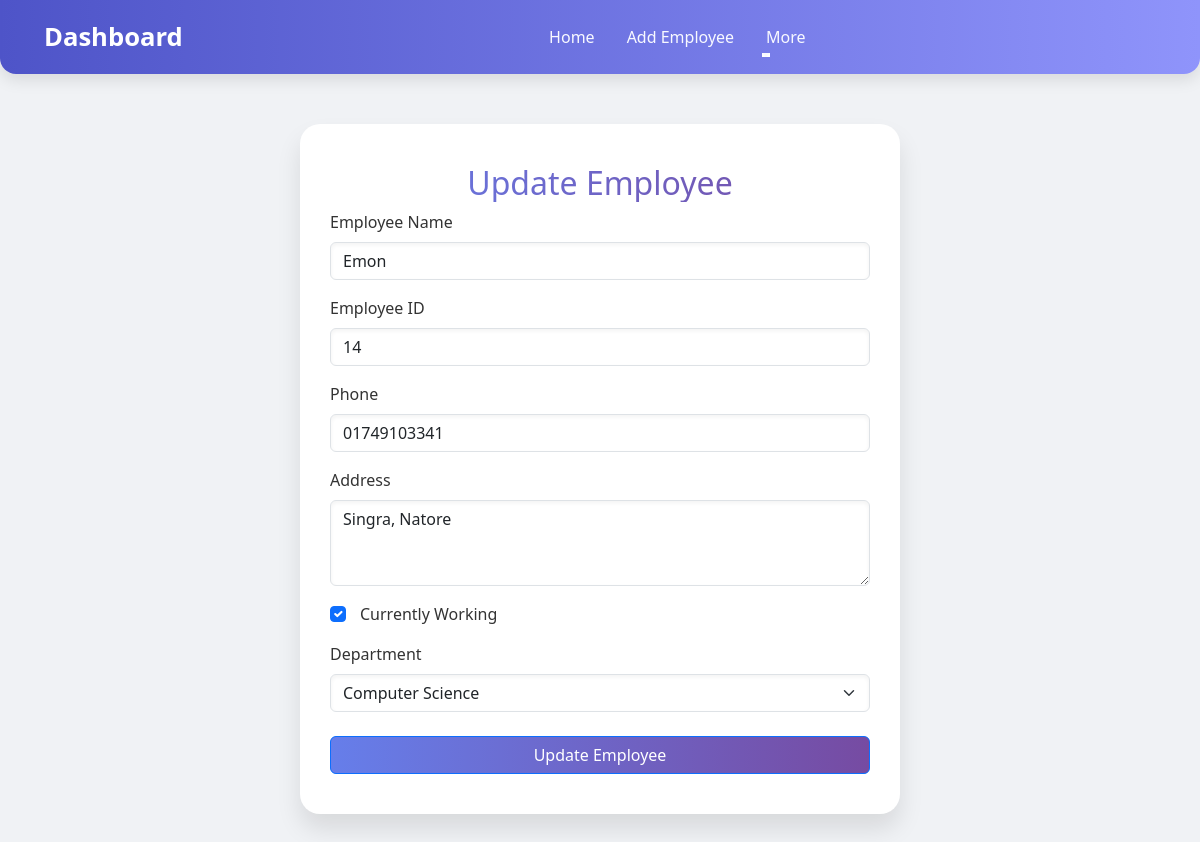
Page /emp/update-emp/14/ on the earlier database version.
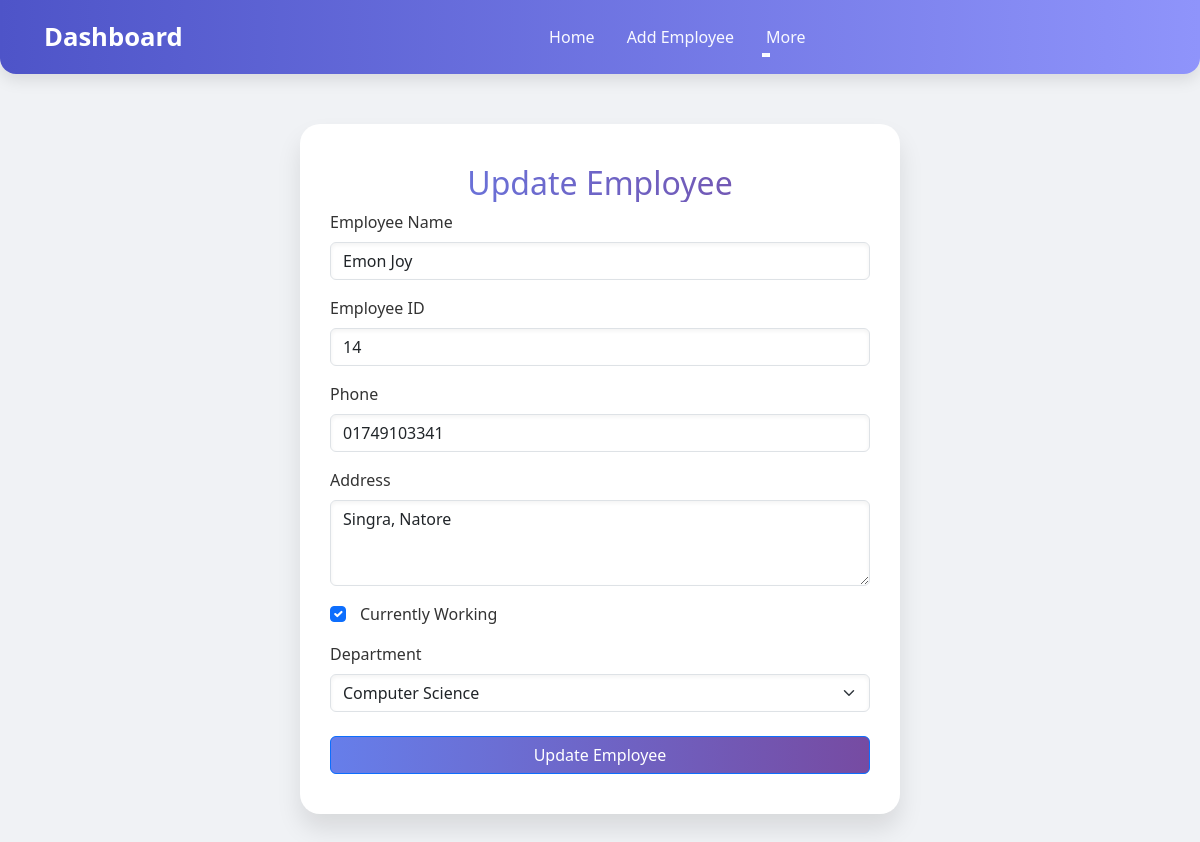
Same page on the later database version.
### management/models.py (models this page shows, shortened)
class Emp(models.Model):
    name=models.CharField(max_length=100)
    email_id=models.CharField(max_length=100)
    phone=models.CharField(max_length=12)
    address=models.CharField(max_length=150)
    working=models.BooleanField(default=True)
    department=models.CharField(max_length=10)

### management/views.py (the view)
# urls.py: path('update-emp/<int:emp_id>/',update_emp),
def update_emp(request, emp_id):
    emp = Emp.objects.get(pk=emp_id)
    return render(request, 'emp/update_emp.html',{
        'emp':emp
    })

### templates/emp/update_emp.html (shortened to what this page needs)
<!DOCTYPE html>
<html lang="en">
<head>
  <link href="https://cdn.jsdelivr.net/npm/bootstrap@5.3.0/dist/css/bootstrap.min.css" rel="stylesheet">
</head>
<body>
  {% include 'emp/navbar.html' %}
  <div class="container">
    <div class="form-container">
      <h2>Update Employee</h2>
      <form action="/emp/do-update-emp/{{emp.id}}/" method="POST">
        <div class="mb-3">
          <label for="empName" class="form-label">Employee Name</label>
          <input value="{{ emp.name }}" type="text" class="form-control" id="empName" name="emp_name">
        </div>
        <div class="mb-3">
          <label for="empId" class="form-label">Employee ID</label>
          <input value="{{ emp.id }}" type="text" class="form-control" id="empId" name="emp_id" readonly>
        </div>
        <div class="mb-3">
          <label for="empPhone" class="form-label">Phone</label>
          <input value="{{ emp.phone }}" type="text" class="form-control" id="empPhone" name="emp_phone">
        </div>
        <div class="mb-3">
          <label for="empAddress" class="form-label">Address</label>
          <textarea class="form-control" id="empAddress" name="emp_address" rows="3">{{ emp.address }}</textarea>
        </div>
        <div class="form-check mb-3">
          <input class="form-check-input" type="checkbox" id="working" name="emp_working"
            {% if emp.working %}checked{% endif %}>
          <label class="form-check-label" for="working">Currently Working</label>
        </div>
        <div class="mb-4">
          <label for="department" class="form-label">Department</label>
          <select class="form-select" id="department" name="emp_department">
            <option {% if emp.department == "Computer Science" %}selected{% endif %}>Computer Science</option>
          </select>
        </div>
        <div class="d-grid">
          <button type="submit" class="btn btn-primary">Update Employee</button>
        </div>
      </form>
    </div>
  </div>
</body>
</html>

Differences in the rows shown:
changed Emp "Singra, Natore": emp_name "Emon" → "Emon Joy"; emp_department "Computer Science" → (not shown)
Other differences:
form field emp_department: (not shown) → "Computer Science"
